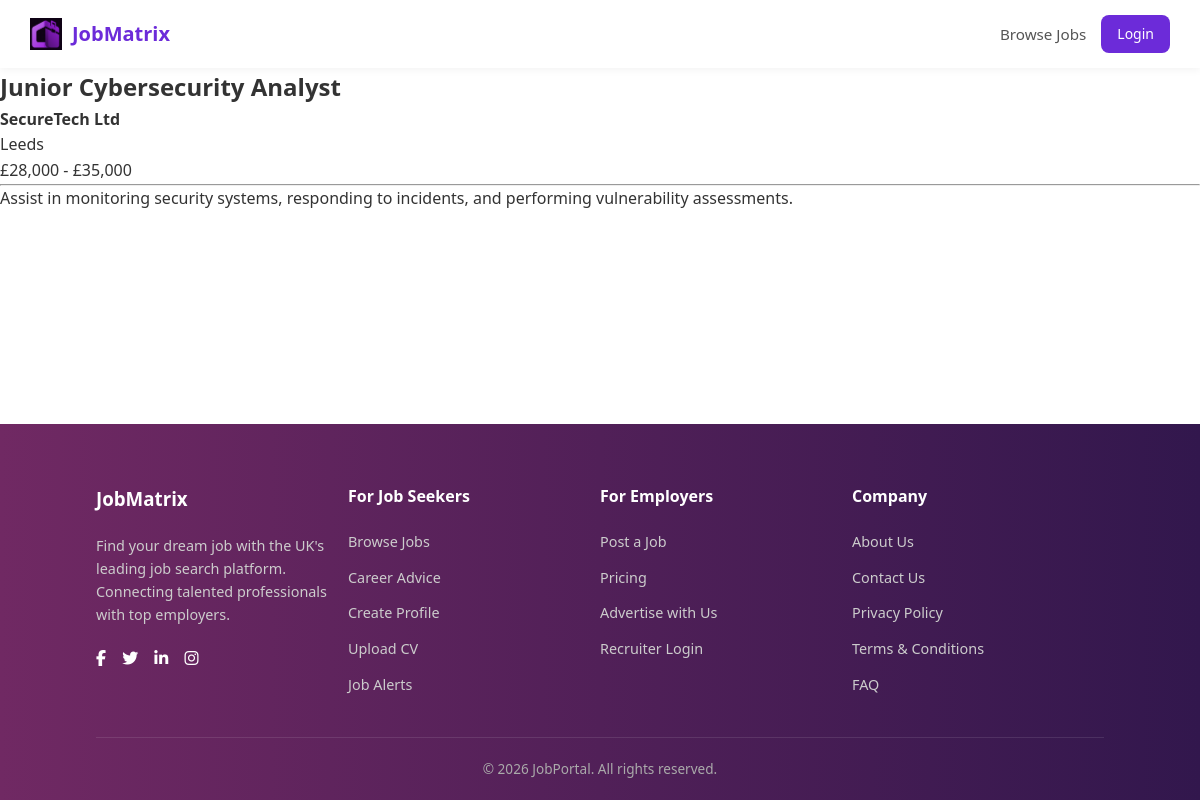
The page /job.php?id=4 on the database its author committed.
### tables this page shows
CREATE TABLE `jobs` (
  `id` int(11) NOT NULL,
  `title` varchar(255) DEFAULT NULL,
  `company` varchar(255) DEFAULT NULL,
  `location` varchar(255) DEFAULT NULL,
  `salary` varchar(100) DEFAULT NULL,
  `type` varchar(50) DEFAULT NULL,
  `category` varchar(100) DEFAULT NULL,
  `description` text DEFAULT NULL,
  `created_at` timestamp NOT NULL DEFAULT current_timestamp(),
  `is_promoted` tinyint(1) DEFAULT 0
);

### job.php (the view, shortened to what this page needs)
<?php
include 'includes/db.php';
include 'includes/header.php';
$id = $_GET['id'];
$result = $conn->query("SELECT * FROM jobs WHERE id=$id");
$job = $result->fetch_assoc();
?>
<div class="container my-5">
<h2><?= $job['title'] ?></h2>
<p><strong><?= $job['company'] ?></strong></p>
<p>
<?= $job['location'] ?><br>
<?= $job['salary'] ?><br>
</p>
<hr>
<p><?= $job['description'] ?></p>
</div>
<?php include 'includes/footer.php'; ?>

### assets/css/style.css (style rules this page uses)
* { margin: 0; padding: 0; box-sizing: border-box; }
body { font-family: 'Segoe UI', Tahoma, Geneva, Verdana, sans-serif; background-color: white; color: #333; line-height: 1.6; min-height: 100vh; display: flex; flex-direction: column; }

### rows shown on the page
jobs: title "Junior Cybersecurity Analyst", company "SecureTech Ltd", location "Leeds", salary "£28,000 - £35,000", description "Assist in monitoring security systems, responding to incidents, and performing vulnerability assessments."
